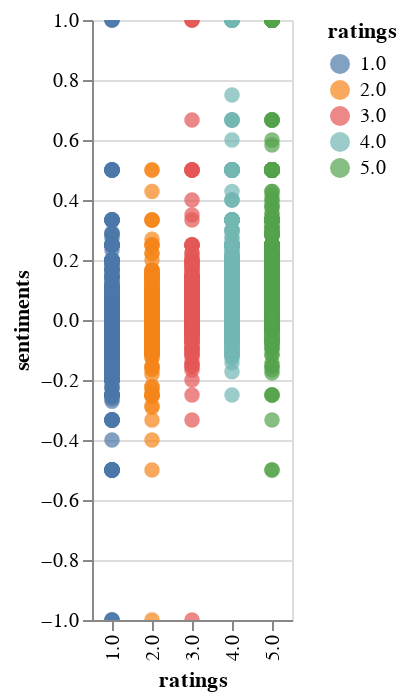

The notebook cell saved with this chart:
### Code cell
# is there any relationship btw review scores and sentiments?
source = pd.DataFrame(
    {"ratings": [str(e) for e in ratings], "sentiments": review_sentiments}
)


chart4 = (
    alt.Chart(source)
    .mark_circle(size=60)
    .encode(
        x="ratings", y="sentiments", color="ratings", tooltip=["ratings", "sentiments"]
    )
    .interactive()
)
chart4

### Figure 1 — Vega-Lite specification as saved in the notebook (floating-point values rounded to 4 significant figures; data arrays with more than 128 entries replaced by an {"elided": "..."} marker saying what was removed)
{"$schema": "https://vega.github.io/schema/vega-lite/v4.8.1.json", "config": {"view": {"continuousHeight": 300, "continuousWidth": 400}}, "data": {"name": "data-609a30af4d0480ded25e9869766a8dc1"}, "datasets": {"data-609a30af4d0480ded25e9869766a8dc1": {"elided": "4500 records"}}, "encoding": {"color": {"field": "ratings", "type": "nominal"}, "tooltip": [{"field": "ratings", "type": "nominal"}, {"field": "sentiments", "type": "quantitative"}], "x": {"field": "ratings", "type": "nominal"}, "y": {"field": "sentiments", "type": "quantitative"}}, "mark": {"size": 60, "type": "circle"}, "selection": {"selector003": {"bind": "scales", "encodings": ["x", "y"], "type": "interval"}}}
